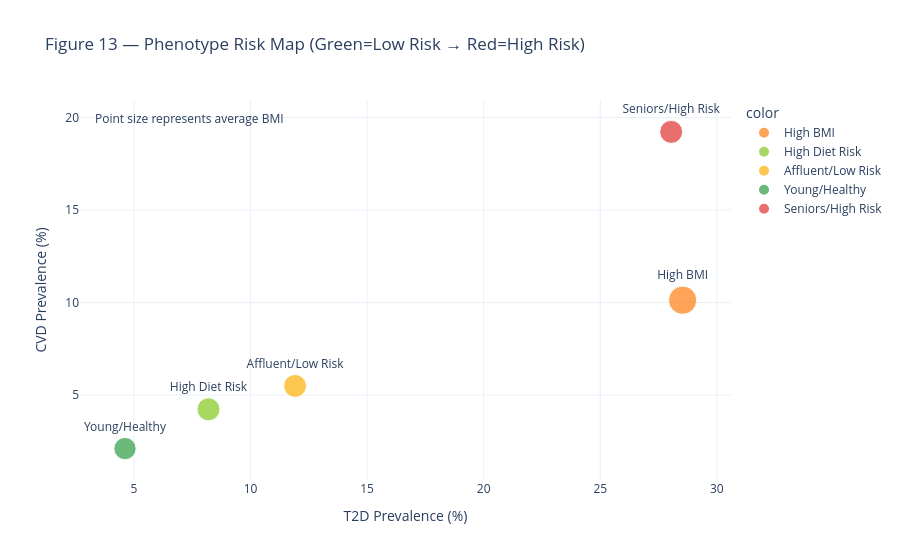

Here is the notebook cell this chart was saved with:
### Markdown cell above
## Results from Unsupervised Learning

### 1. Comprehensive Cluster Summary
The following table summarizes the five latent phenotypes discovered via K-Means clustering, showing the population size, socioeconomic/metabolic profiles, and the observed prevalence of cardiometabolic diseases.

| Cluster | Count | Wealth (PIR) | Diet Risk | Age | BMI | % Active | T2D % | CVD % |
|:---:|:---:|:---:|:---:|:---:|:---:|:---:|:---:|:---:|
| 0 | 3,466 | 1.98 | 0.00 | 45.99 | 42.38 | 43.6% | 28.5% | 10.1% |
| 1 | 3,074 | 2.14 | 1.09 | 39.51 | 27.95 | 56.7% | 8.2% | 4.2% |
| 2 | 7,480 | 4.62 | -0.11 | 51.06 | 27.65 | 39.3% | 11.9% | 5.5% |
| 3 | 6,454 | 1.43 | -0.12 | 33.27 | 26.33 | 47.1% | 4.6% | 2.1% |
| 4 | 7,239 | 1.64 | -0.24 | 67.96 | 28.02 | 32.6% | 28.0% | 19.2% |

---

### 2. Defining the Discovered Phenotypes (The "Who")

*   **Cluster 0: "High BMI"**
    *   **Profile:** Lower-middle income individuals with severe obesity. They have the second-highest T2D rate.
*   **Cluster 1: "High Diet Risk"**
    *   **Profile:** Relatively young adults (Mean Age: 40) with the highest dietary risk scores, yet high physical activity levels.
*   **Cluster 2: "Affluent/Low Risk"**
    *   **Profile:** The wealthiest segment of the population. Despite being sedentary, they maintain moderate metabolic health.
*   **Cluster 3: "Young/Healthy"**
    *   **Profile:** The youngest group, living near the poverty line but protected by age and lower BMI.
*   **Cluster 4: "Seniors/High Risk"**
    *   **Profile:** Older adults living in lower-income brackets facing the highest cardiovascular burden.

---

### 3. Core Inferences

**The Socioeconomic Penalty:**
Comparing **Cluster 3 (Young/Healthy)** to **Cluster 0 (High BMI)**, we see that while both are relatively low-income, the progression into higher BMI brackets in the context of poverty results in a **6x increase in T2D prevalence** (4.6% to 28.5%).

**The Aging Penalty:**
Shared poverty behaves differently across the lifespan. **Cluster 3** and **Cluster 4** both reside in the lowest PIR brackets (~1.4–1.6). However, the interaction of age and sustained low socioeconomic status in Cluster 4 leads to a **9x higher risk of Cardiovascular Disease**.

**Inference on Causal Pathways:**
The fact that the **Affluent Cluster (2)** has significantly lower disease rates than the **High BMI Cluster (0)**, despite the Affluent group being *more* sedentary, suggests that wealth provides a "structural buffer" against metabolic disease that lifestyle choices do not fully offset.

### Code cell
import plotly.express as px
import seaborn as sns
import matplotlib.pyplot as plt

# ── Step 1: Define Risk-Based Color Palette ━━━━━━━━━━━━━━━━━━━━━━━━━━━━━━━
# Ordered from Lowest Risk (Green) to Highest Risk (Red)
risk_palette = {
    "Young/Healthy": "#2F9E44",      # Green
    "High Diet Risk": "#82C91E",     # Grass
    "Affluent/Low Risk": "#FAB005",  # Yellow/Orange
    "High BMI": "#FD7E14",           # Orange/Red
    "Seniors/High Risk": "#E03131"   # Red
}

label_map = {
    0: "High BMI",
    1: "High Diet Risk",
    2: "Affluent/Low Risk",
    3: "Young/Healthy",
    4: "Seniors/High Risk"
}
df_clean['Phenotype'] = df_clean['CLUSTER'].map(label_map)

# ── Step 2: T2D vs CVD Risk Map ━━━━━━━━━━━━━━━━━━━━━━━━━━━━━━━━━━━━━
# We use the risk_palette to ensure colors correlate with severity
fig10 = px.scatter(
    final_cluster_table.reset_index(), # Changed from cluster_summary.reset_index()
    x='T2D',
    y='CVD',
    size='BMI',
    color=[label_map[i] for i in range(OPTIMAL_K)],
    text=[label_map[i] for i in range(OPTIMAL_K)],
    color_discrete_map=risk_palette,
    title="Figure 13 — Phenotype Risk Map (Green=Low Risk → Red=High Risk)",
    labels={'T2D': 'T2D Prevalence (%)', 'CVD': 'CVD Prevalence (%)'},
    template='plotly_white'
)

fig10.update_traces(textposition='top center')
fig10.add_annotation(
    text="Point size represents average BMI",
    xref="paper", yref="paper", x=0.02, y=0.98, showarrow=False
)
fig10.show()

### Figure 1 — Plotly figure (JSON) as saved in the notebook; plotly's stock layout.template omitted (floating-point values rounded to 4 significant figures)
{"data": [{"hovertemplate": "color=High BMI<br>T2D Prevalence (%)=%{x}<br>CVD Prevalence (%)=%{y}<br>BMI=%{marker.size}<br>text=%{text}<extra></extra>", "legendgroup": "High BMI", "marker": {"color": "#FD7E14", "size": [42.38], "sizemode": "area", "sizeref": 0.106, "symbol": "circle"}, "mode": "markers+text", "name": "High BMI", "orientation": "v", "showlegend": true, "text": ["High BMI"], "textposition": "top center", "type": "scatter", "x": [28.53], "xaxis": "x", "y": [10.13], "yaxis": "y"}, {"hovertemplate": "color=High Diet Risk<br>T2D Prevalence (%)=%{x}<br>CVD Prevalence (%)=%{y}<br>BMI=%{marker.size}<br>text=%{text}<extra></extra>", "legendgroup": "High Diet Risk", "marker": {"color": "#82C91E", "size": [27.95], "sizemode": "area", "sizeref": 0.106, "symbol": "circle"}, "mode": "markers+text", "name": "High Diet Risk", "orientation": "v", "showlegend": true, "text": ["High Diet Risk"], "textposition": "top center", "type": "scatter", "x": [8.198], "xaxis": "x", "y": [4.229], "yaxis": "y"}, {"hovertemplate": "color=Affluent/Low Risk<br>T2D Prevalence (%)=%{x}<br>CVD Prevalence (%)=%{y}<br>BMI=%{marker.size}<br>text=%{text}<extra></extra>", "legendgroup": "Affluent/Low Risk", "marker": {"color": "#FAB005", "size": [27.65], "sizemode": "area", "sizeref": 0.106, "symbol": "circle"}, "mode": "markers+text", "name": "Affluent/Low Risk", "orientation": "v", "showlegend": true, "text": ["Affluent/Low Risk"], "textposition": "top center", "type": "scatter", "x": [11.91], "xaxis": "x", "y": [5.495], "yaxis": "y"}, {"hovertemplate": "color=Young/Healthy<br>T2D Prevalence (%)=%{x}<br>CVD Prevalence (%)=%{y}<br>BMI=%{marker.size}<br>text=%{text}<extra></extra>", "legendgroup": "Young/Healthy", "marker": {"color": "#2F9E44", "size": [26.33], "sizemode": "area", "sizeref": 0.106, "symbol": "circle"}, "mode": "markers+text", "name": "Young/Healthy", "orientation": "v", "showlegend": true, "text": ["Young/Healthy"], "textposition": "top center", "type": "scatter", "x": [4.617], "xaxis": "x", "y": [2.107], "yaxis": "y"}, {"hovertemplate": "color=Seniors/High Risk<br>T2D Prevalence (%)=%{x}<br>CVD Prevalence (%)=%{y}<br>BMI=%{marker.size}<br>text=%{text}<extra></extra>", "legendgroup": "Seniors/High Risk", "marker": {"color": "#E03131", "size": [28.02], "sizemode": "area", "sizeref": 0.106, "symbol": "circle"}, "mode": "markers+text", "name": "Seniors/High Risk", "orientation": "v", "showlegend": true, "text": ["Seniors/High Risk"], "textposition": "top center", "type": "scatter", "x": [28.04], "xaxis": "x", "y": [19.23], "yaxis": "y"}], "layout": {"annotations": [{"showarrow": false, "text": "Point size represents average BMI", "x": 0.02, "xref": "paper", "y": 0.98, "yref": "paper"}], "legend": {"itemsizing": "constant", "title": {"text": "color"}, "tracegroupgap": 0}, "title": {"text": "Figure 13 — Phenotype Risk Map (Green=Low Risk → Red=High Risk)"}, "xaxis": {"anchor": "y", "domain": [0, 1], "title": {"text": "T2D Prevalence (%)"}}, "yaxis": {"anchor": "x", "domain": [0, 1], "title": {"text": "CVD Prevalence (%)"}}}}
